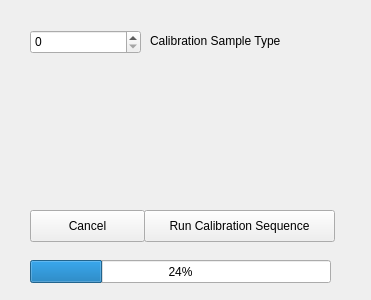
<?xml version="1.0" encoding="UTF-8"?>
<ui version="4.0">
 <class>Form</class>
 <widget class="QWidget" name="Form">
  <property name="geometry">
   <rect>
    <x>0</x>
    <y>0</y>
    <width>371</width>
    <height>300</height>
   </rect>
  </property>
  <property name="windowTitle">
   <string>Form</string>
  </property>
  <widget class="QSpinBox" name="spinBox">
   <property name="geometry">
    <rect>
     <x>30</x>
     <y>30</y>
     <width>111</width>
     <height>24</height>
    </rect>
   </property>
  </widget>
  <widget class="QLabel" name="label">
   <property name="geometry">
    <rect>
     <x>150</x>
     <y>30</y>
     <width>161</width>
     <height>21</height>
    </rect>
   </property>
   <property name="text">
    <string>Calibration Sample Type</string>
   </property>
  </widget>
  <widget class="QProgressBar" name="progressBar">
   <property name="geometry">
    <rect>
     <x>30</x>
     <y>260</y>
     <width>301</width>
     <height>23</height>
    </rect>
   </property>
   <property name="value">
    <number>24</number>
   </property>
  </widget>
  <widget class="QPushButton" name="pushButton">
   <property name="geometry">
    <rect>
     <x>144</x>
     <y>210</y>
     <width>191</width>
     <height>32</height>
    </rect>
   </property>
   <property name="text">
    <string>Run Calibration Sequence</string>
   </property>
  </widget>
  <widget class="QPushButton" name="pushButton_2">
   <property name="geometry">
    <rect>
     <x>30</x>
     <y>210</y>
     <width>115</width>
     <height>32</height>
    </rect>
   </property>
   <property name="text">
    <string>Cancel</string>
   </property>
  </widget>
  <widget class="QWidget" name="widget" native="true">
   <property name="geometry">
    <rect>
     <x>30</x>
     <y>70</y>
     <width>291</width>
     <height>131</height>
    </rect>
   </property>
  </widget>
 </widget>
 <resources/>
 <connections/>
</ui>
